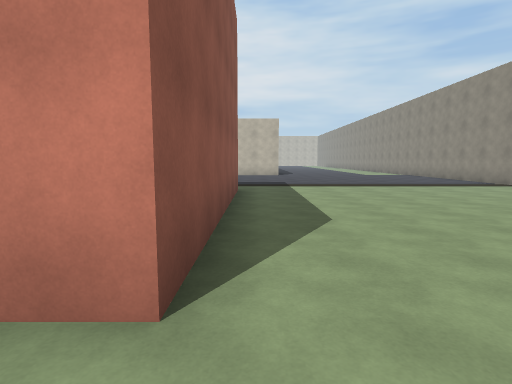
[1] (above)

24 first-person views from a walk through a 3-D level made in the Unity game engine. The camera is 1.5 m above the floor, tilts 6° down and sees 80° across. The floor is counted in squares, 1.8 m on a side. Each view is taken from the middle of a square. On the plan, view 1 faces up. The plan holds only what a view shows up to about 11 squares ahead; the rest is blank. The place goes on beyond the plan. The player character is not drawn.

[2]
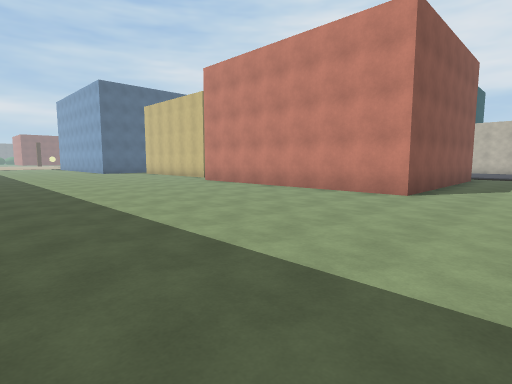

[3]
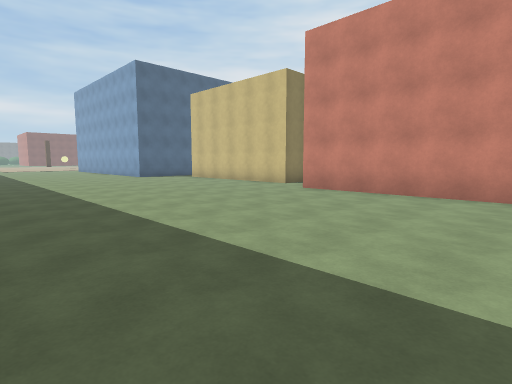

[4]
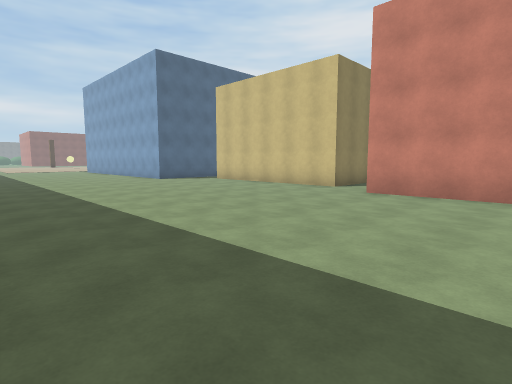

[5]
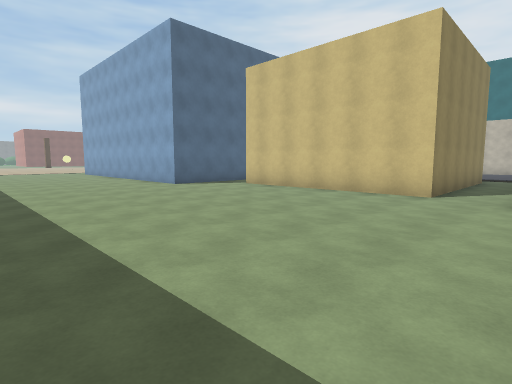

[6]
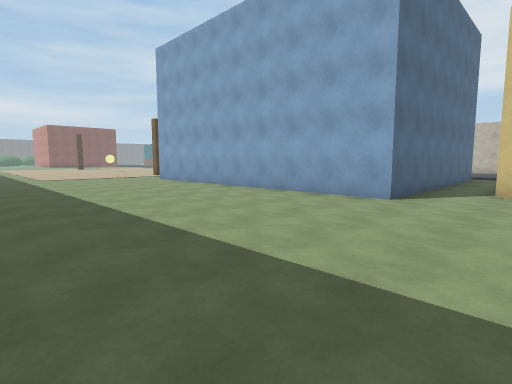

[7]
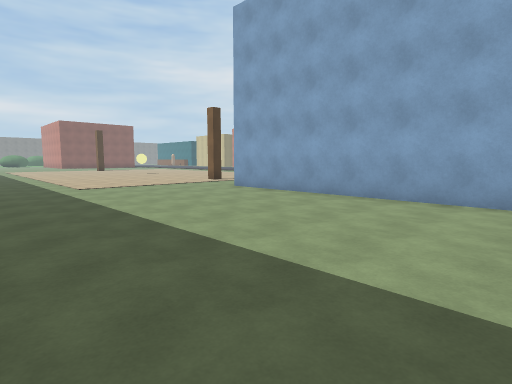

[8]
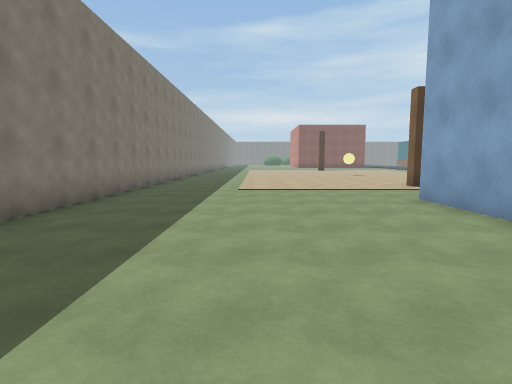

[9]
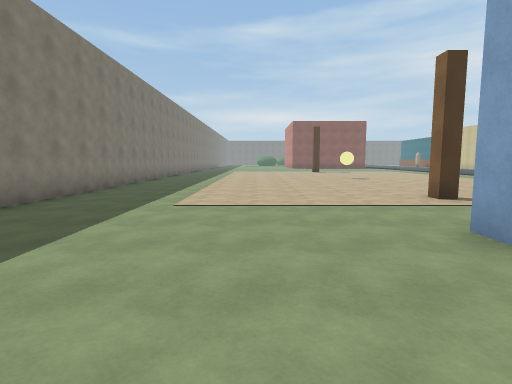

[10]
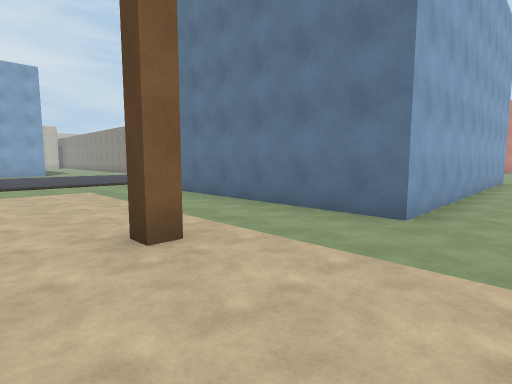

[11]
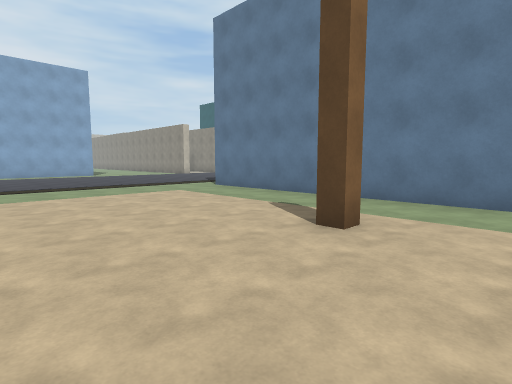

[12]
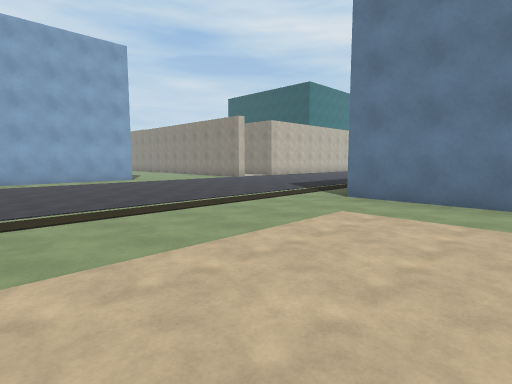

[13]
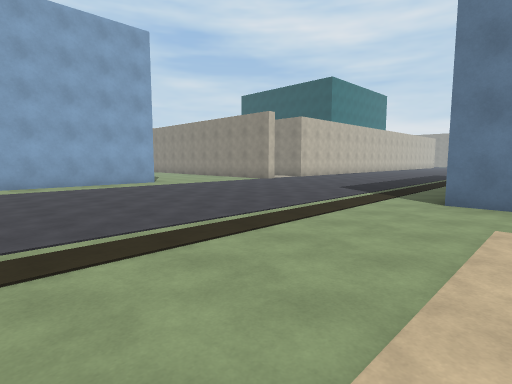

[14]
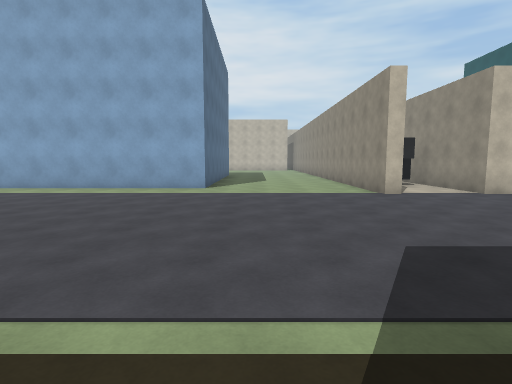

[15]
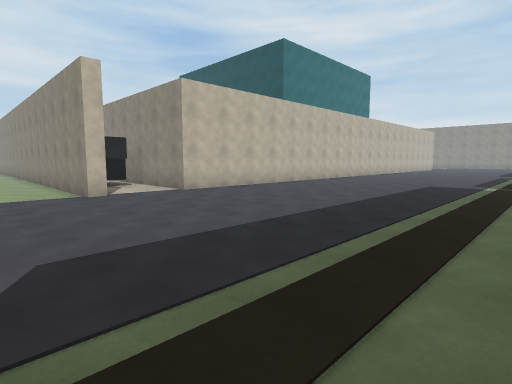

[16]
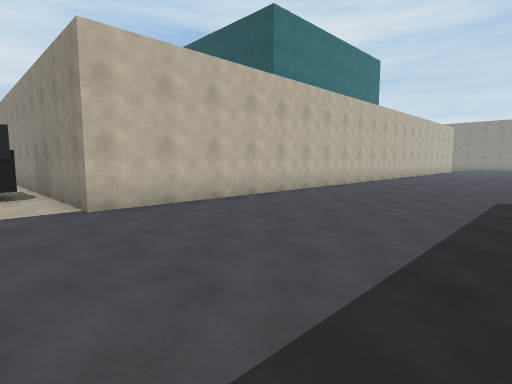

[17]
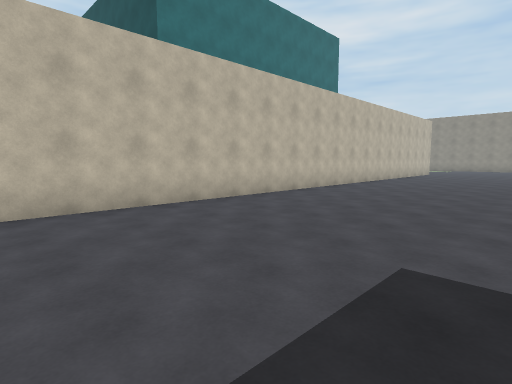

[18]
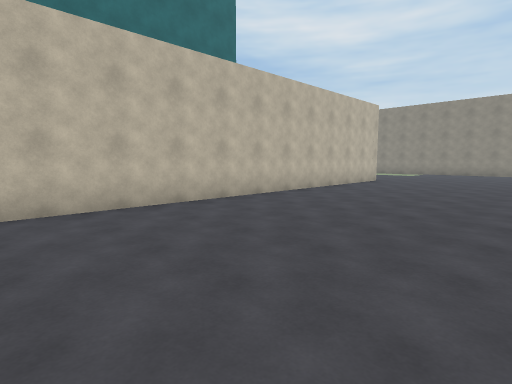

[19]
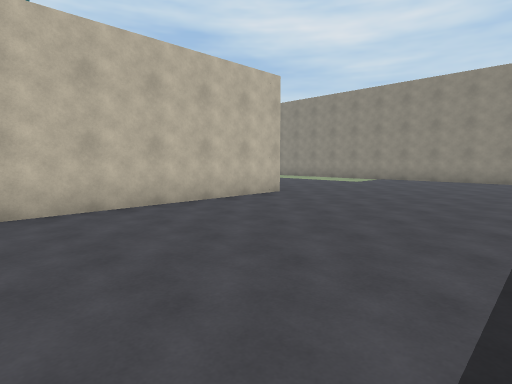

[20]
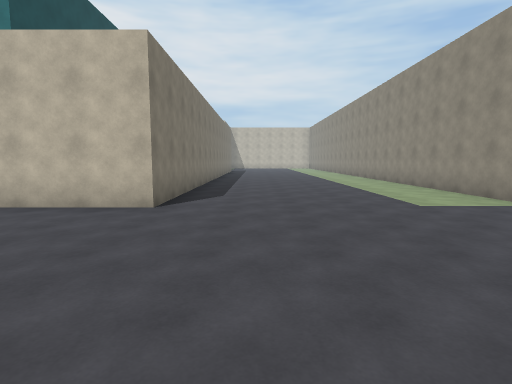

[21]
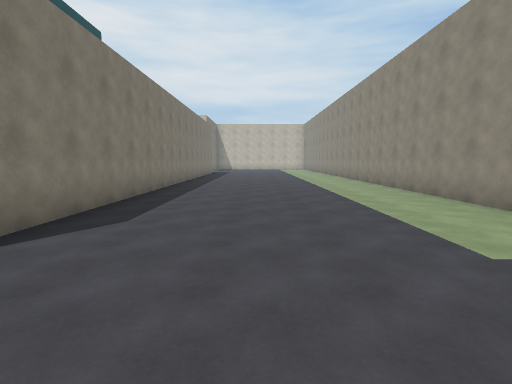

[22]
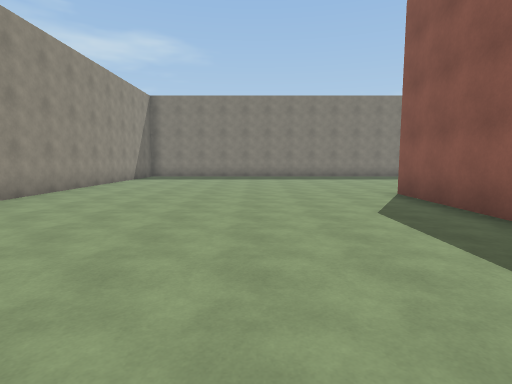

[23]
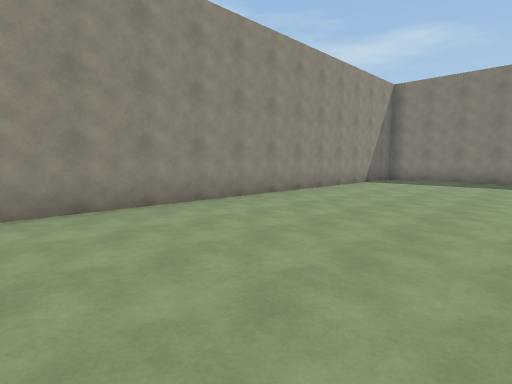

[24]
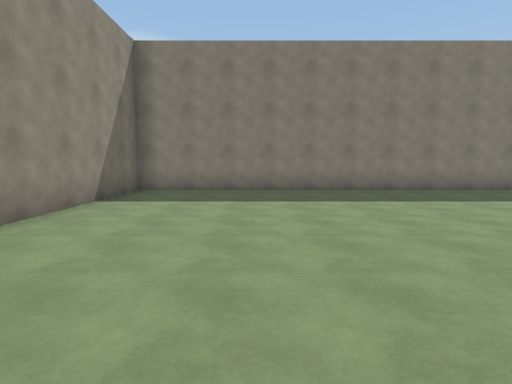

### Floor plan
Points are (right, up) in squares from view 1. A wall is a line through its corners. A room is listed if a view was taken in it or the views show most of it. See-through windows are left out.
Room 1 (views 1, 2, 3, 4, 5, 6, 7, 8, 9, 10, 11, 12, 13, 14, 15, 16, 17, 18, 19, 20, 21, 22, 23, 24)
walls: (-10, 8.5) (-10, 2.5) (-16, 2.5); (-17.5, 7.1) (-17.5, 0.5) (-27.5, 0.5) (-27.5, 8.5); (-0.5, 8.2) (-0.5, 1.5) (-8.5, 1.5); (-23.4, 16.3) (-23.9, 16.3) (-23.9, 22.5); (-30.3, 2.2) (-30.3, 1.8) (-30.7, 1.8) (-30.7, 2.2); (-2.1, -6.5) (8.2, -6.5) (8.2, 6.6); (-28.5, 20.1) (-28.5, 18) (-34.6, 18); (8.2, 9.8) (8.2, 13.5); (1.2, 25.1) (1.2, 16.3) (-21.5, 16.3) (-21.5, 23.6); (8.2, 17.2) (8.2, 25.1); (-35.1, -6.5) (-25.1, -6.5)
objects: other object (-23, 19) to (-22, 20)

Positions as (right, up) in squares from view 1, and headings:
1: (0, 0), facing up
2: (2, -6), facing up-left
3: (-3, -6), facing up-left
4: (-5, -6), facing up-left
5: (-8, -5), facing up-left
6: (-15, -6), facing up-left
7: (-20, -6), facing up-left
8: (-21, -3), facing left
9: (-24, -2), facing left
10: (-32, -1), facing up-right
11: (-34, 0), facing up-right
12: (-34, 5), facing up-right
13: (-34, 7), facing up-right
14: (-27, 9), facing up
15: (-26, 9), facing up-right
16: (-23, 11), facing up-right
17: (-18, 11), facing up-right
18: (-11, 11), facing up-right
19: (-5, 11), facing up-right
20: (3, 11), facing up
21: (4, 14), facing up
22: (3, 9), facing down
23: (3, 7), facing down-right
24: (5, 2), facing down
